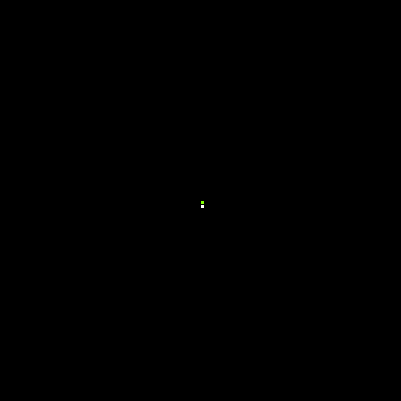
Frame 1 (no input)
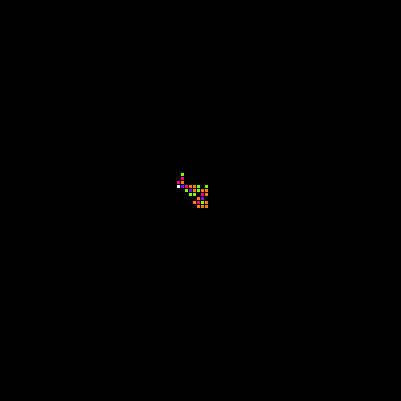
Frame 60 (the mouse pressed at the canvas centre just before this capture)
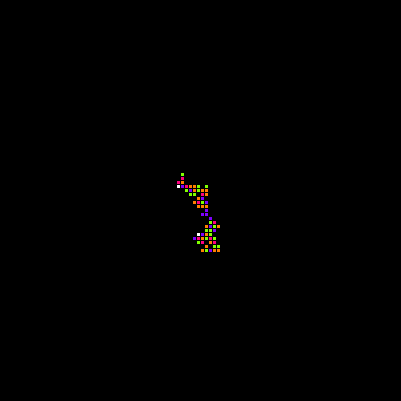
Frame 120 (the mouse held since frame 60 and released just before this capture)

The Processing sketch that drew these frames (run headless with seeded random() and noise(); from frame 60 on, the mouse is pressed at the canvas centre):

// Processing sketch: Color_Snake
// ── Color_Snake.pde
// Color Snake by Edward Loveall
// Just make some square points run around the screen in different colors at random
// Click to reset
// http://www.edwardloveall.com/

int[] position = new int[2];
int b = 0; //Point Bias (for teting)
int framerate = 30; //Framerate... duh

// color arrary
int c1 = 255;
int c2 = 127;
int divs = 4;
color[] c = {
  color(c1, c2, 0), color(c1, 0, c2), color(c2, c1, 0), color(c2, 0, c1), color(0, c2, c1), };

void setup() {
  size(401, 401); //For Prettiness, must be a (multipul of 4)+1
  background(0);
  int o = 1; //overall start bias (for testing)
  position[0] = (width/2)+o;
  position[1] = (height/2)+o;
  framerate = 30;
}

void draw() {
  int colors = int(random(4));
  noStroke();
  fill(c[colors]);
  frameRate(framerate);
  rect(position[0]+b, position[1]+b, 3, 3);

  // X Position in range test and shift
  if (position[0] > 4 && position[0] <= width-4) {
    position [0] += round(random(-1, 1))*4;
  }
  else {
    if (position[0] > 4) {
      position[0] -= 4;
    }
    else {
      position[0] += 4;
    }
  }

  // Y Position in range test and shift
  if (position[1] > 4 && position[1] <= height-4) {
    position [1] += round(random(-1, 1))*4;
  }
  else {
    if (position[1] > 4) {
      position[1] -= 4;
    }
    else {
      position[1] += 4;
    }
  }

  //White Cursor point to keep track
  fill(255);
  rect(position[0]+b, position[1]+b, 3, 3);
}

// Invokes setup() when mouse is clicked, resetting everything
void mousePressed () {
  setup();
}

//changes framerate with UP and DOWN keys
void keyPressed() {
  if (key == CODED) {
    if (keyCode == UP) {
      framerate += 4;
    }
    if (keyCode == DOWN) {
      framerate -= 4;
    }
  }
}
